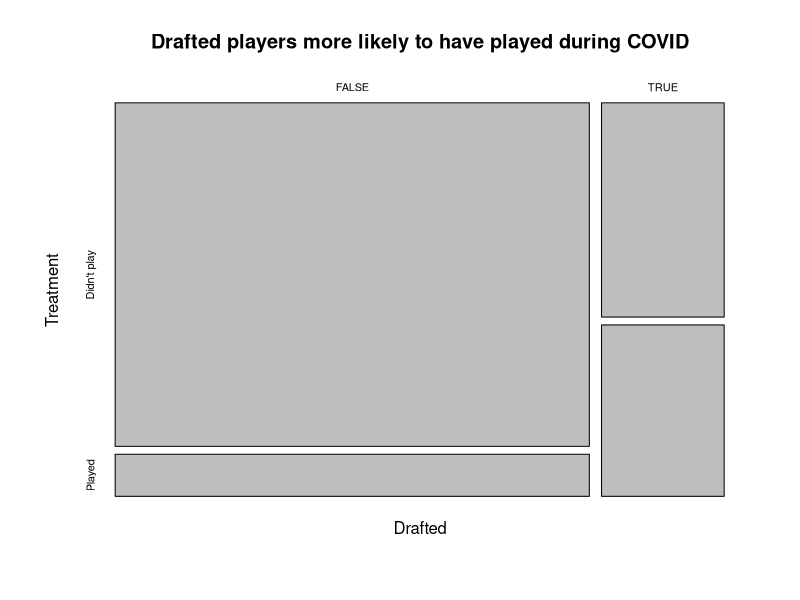
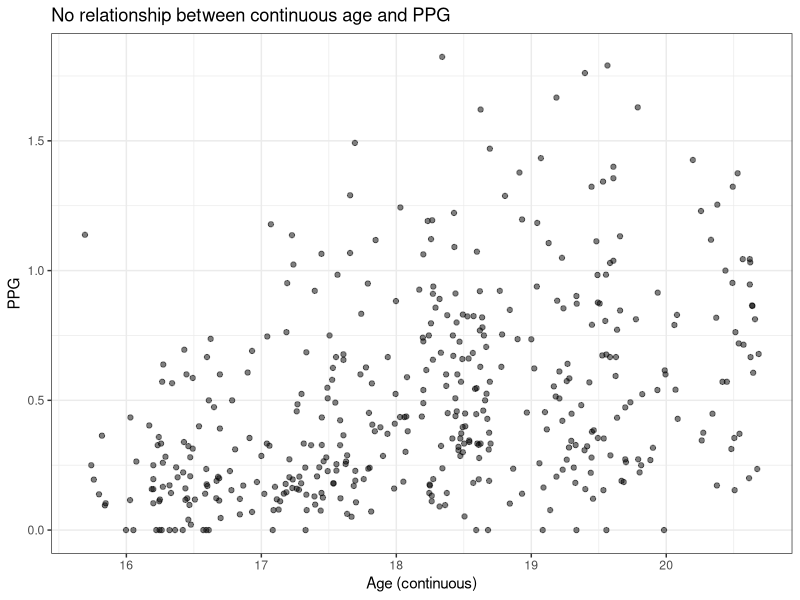
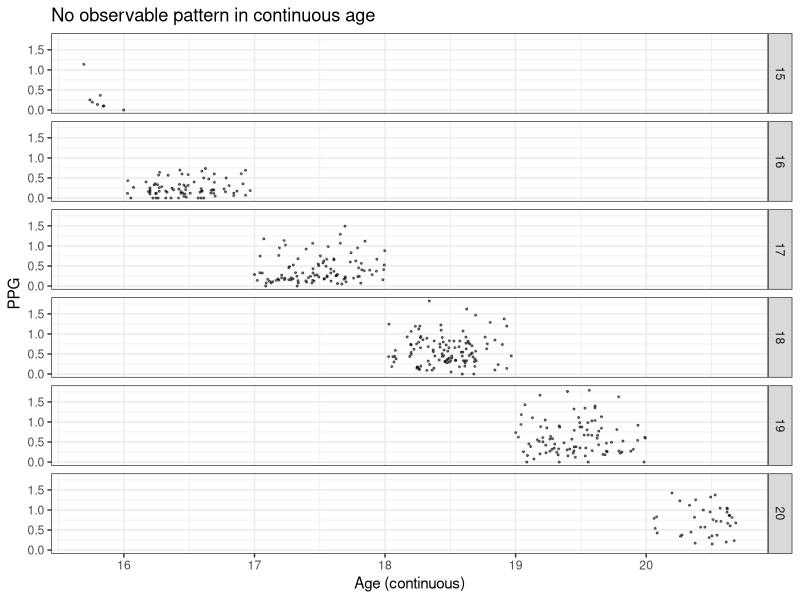
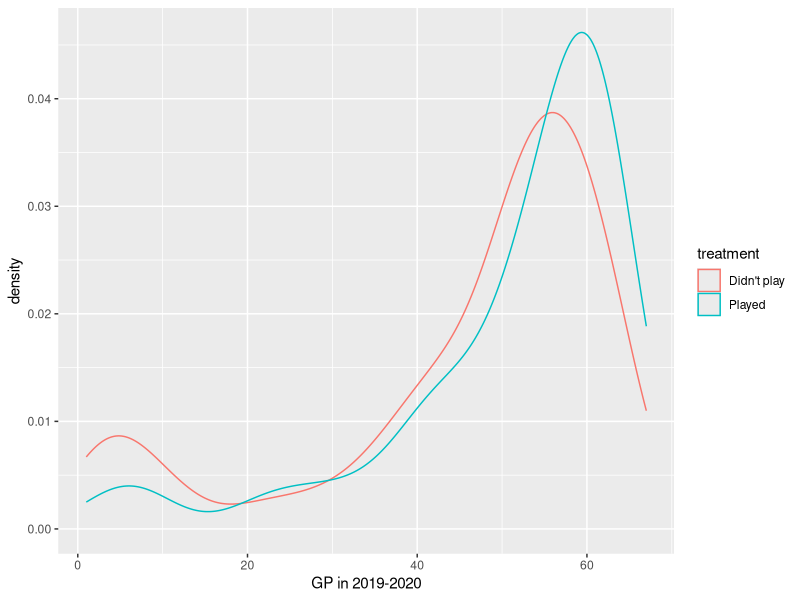
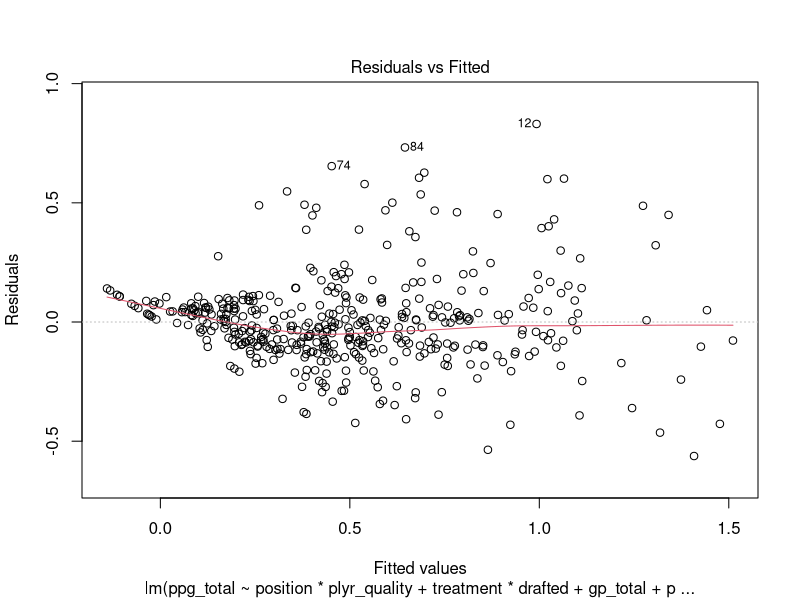
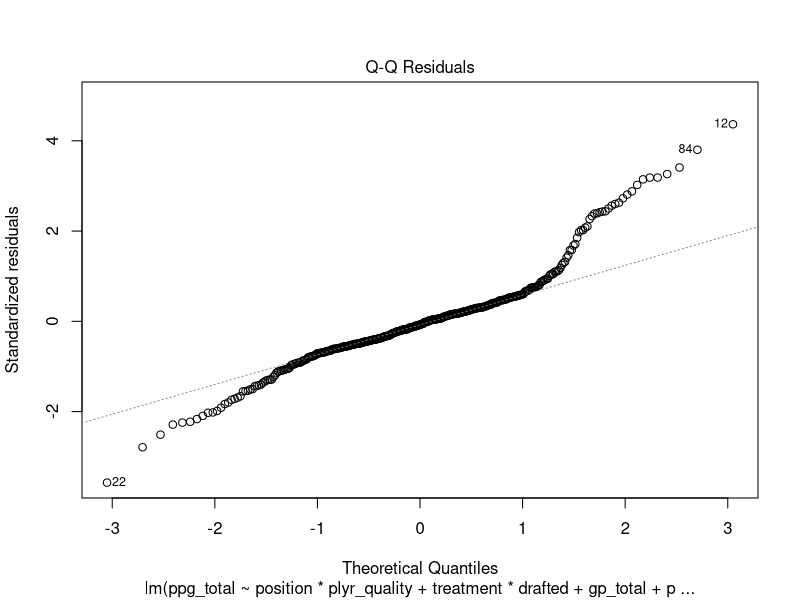
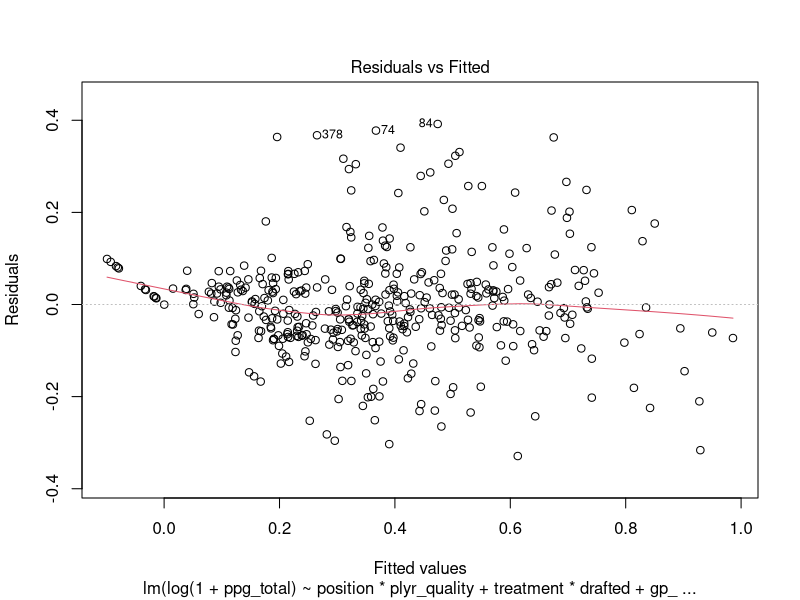
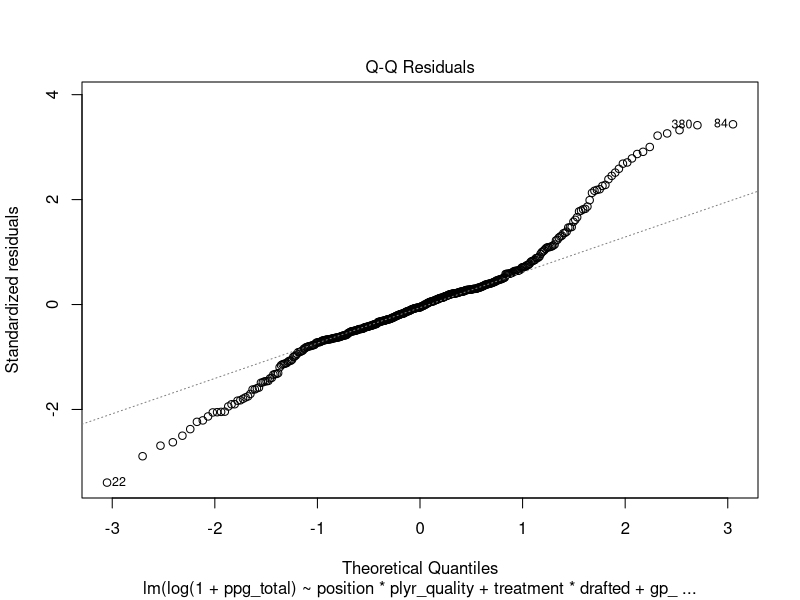

Write R code to recreate these figures, in order.
## ---- chunk 1
knitr::opts_chunk$set(echo = FALSE, message = FALSE, warning = FALSE)
## ---- chunk 2
library(tidyverse)
library(lubridate)
library(ggridges)
# Jackie
library(RColorBrewer)
library(ggbeeswarm)
## ---- chunk 3
ohl <- read_csv("../../sams_ohl_data_request.csv")
ohl_covid <- ohl %>%
  filter(season %in% c("2019-2020","2020-2021", "2021-2022"))
## ---- chunk 4
## Add treatment var:

# Filtering only for players who played more than 10 games (should we combine number of games played across leagues?)
ohl_20_21 <- ohl %>%
  filter(season == "2020-2021", gp > 10)

# Split players up into treatment vs non-treatment
ohl_treatment <- ohl %>%
  filter(season %in% c("2019-2020", "2021-2022"), league == "OHL") %>%
  group_by(player_id, season) %>%
  mutate(ppg = sum(pts)/sum(gp),
         treatment = ifelse(player_id %in% ohl_20_21$player_id, "Played", "Didn't play")
  ) %>%
  ungroup()

plyr_quality <- ohl %>%
  filter(season == "2019-2020", league == "OHL") %>%
  group_by(player_id) %>%
  mutate(plyr_quality = sum(pts)/sum(gp)) %>%
  filter(duplicated(player_id) == FALSE) %>%
  ungroup() %>%
  select(player_id, plyr_quality)

ohl_pm <- ohl %>%
  filter(season %in% c("2019-2020", "2021-2022"), league == "OHL") %>%
  group_by(team_name, season) %>%
  arrange(team_name, season, desc(pm)) %>%
  mutate(pm_rank = 1:n(),
         pm_relative = pm - mean(pm)
  ) %>%
  ungroup()

# We need to check that each player played in the OHL in 2019-2020 and 2021-2022
ohl_szn <- ohl_pm %>%
  group_by(player_id) %>%
  mutate(played_2019 = season == "2019-2020",
         played_2021 = season == "2021-2022",
         played_both_szn = sum(played_2019) & sum(played_2021)) %>%
  ungroup() %>%
  filter(played_both_szn == TRUE)

# add treatment variable through join
ohl_trt <- ohl_szn %>%
  left_join(select(ohl_treatment, player_id, season, team_name, treatment), by = c("player_id", "team_name", "season")) %>%
  mutate(ppg = pts/gp) 

# add age variable
ohl_age <- ohl_trt %>%
  group_by(player_id, season) %>%
  mutate(year = strsplit(season, "-")[[1]][1]) %>%
  mutate(age = trunc((dob %--% as.Date(paste0(year, "-9-15"))) / years(1)),
         age_continuous = (dob %--% as.Date(paste0(year, "-09-15"))) / years(1)
  ) %>%
  ungroup() #%>%
  #filter(age %in% 16:22)
    
# add player quality
ohl_qlty <- ohl_age %>%
  left_join(plyr_quality, by = "player_id") %>%
  group_by(player_id, season) %>%
  mutate(ppg_total = sum(pts)/sum(gp),
         gp_total = sum(gp),
         pts_total = sum(pts)) %>%
  arrange(player_id, season, -plyr_quality) %>%
  filter(duplicated(player_id) == FALSE) %>%
  ungroup()#%>%
  # filter(ppg != 0) %>%
  # mutate(log_ppg = log(ppg))

# ohl_qlty <- ohl_age %>%
#   left_join(plyr_quality, by = "player_id") %>%
#   group_by(player_id, season) %>%
#   summarize_at(vars(gp, pts), "sum") %>%
#   group_by(player_id) %>% 
#   mutate(ppg_total = pts/gp, count_seasons = n()) %>% 
#   filter(count_seasons == 2) %>%
#   ungroup()

# were they drafted
ohl_filtered <- ohl_qlty %>%
  mutate(drafted = !is.na(draft_year)) %>%
  select(season, player_id, treatment, first_name, last_name, position, plyr_quality, age, gp_total, pts_total, ppg_total, drafted, draft_year, round, overall_pick_num, age_continuous, pm_relative, pm_rank, pm)

## Trying to combine players who played for two teams into one

# combined <- ohl_filtered %>%
  

ohl_treatment_21_22 <- ohl_filtered %>%
  filter(season == "2021-2022")
## ---- chunk 5
#played vs didn't play
num_played <- nrow(filter(ohl_filtered, treatment == "Played"))
num_didnt <- nrow(filter(ohl_filtered, treatment == "Didn't play"))
print(paste0("proportion who played is ", round(num_played/nrow(ohl_filtered), 3)))
## ---- chunk 6
# drafted vs treatment
mosaicplot(table("Drafted" = ohl_filtered$drafted,
                 "Treatment" = ohl_filtered$treatment),
           main = "Drafted players more likely to have played during COVID",
           shade = FALSE)
## ---- chunk 7
#continuous age vs ppg
ggplot(ohl_filtered, aes(x = age_continuous, y = ppg_total)) +
  geom_point(alpha = .5) +
  labs(title = "No relationship between continuous age and PPG",
       x = "Age (continuous)",
       y = "PPG") +
  theme_bw()
ggplot(ohl_filtered, aes(x = age_continuous, y = ppg_total)) +
  geom_point(alpha = .5, size = .4) +
  facet_grid(rows = vars(age)) +
  labs(title = "No observable pattern in continuous age",
       x = "Age (continuous)",
       y = "PPG") +
  theme_bw()
## ---- chunk 8
# ggplot(ohl_filtered, aes(x = pm_relative, color = treatment)) +
#   geom_density() +
#   labs(title = "Players with better relative PM more likely to have played during COVID?")
# ggplot(ohl_filtered, aes(x = pm_rank, fill = treatment)) +
#   geom_bar() +
#   labs()
## ---- chunk 9
ggplot(filter(ohl_filtered, season == "2019-2020"), aes(x = gp_total, color = treatment)) +
  geom_density() +
  labs("Players who played more games in 2019-2020 more likely to have played during COVID?",
       x = "GP in 2019-2020")
## ---- chunk 10
mlr_interaction <- lm(ppg_total ~ position*plyr_quality + treatment*drafted + gp_total + plyr_quality*gp_total + plyr_quality*drafted + age_continuous*plyr_quality + season, data = ohl_filtered)
plot(mlr_interaction, which = c(1, 2))
summary(mlr_interaction)
## ---- chunk 11
mlr_log <- lm(log(1 + ppg_total) ~ position*plyr_quality + treatment*drafted + gp_total + plyr_quality*gp_total + plyr_quality*drafted + age_continuous*plyr_quality + season, data = ohl_filtered)
plot(mlr_log, which = c(1, 2))
summary(mlr_log)
## ---- chunk 12
mlr_sqrt <- lm(sqrt(1 + ppg_total) ~ position*plyr_quality + treatment*drafted + gp_total + plyr_quality*gp_total + plyr_quality*drafted + age_continuous*plyr_quality + season, data = ohl_filtered)
plot(mlr_sqrt, which = c(1, 2))
summary(mlr_sqrt)
## ---- chunk 13
# glm gamma distribution
# set.seed(2004)
ohl_filtered <- ohl_filtered %>%
  mutate(is_train = sample(rep(0:1, length.out = nrow(ohl_filtered))),
         ppg_alt = ppg_total + .001)

ohl_glm <- glm(ppg_alt ~ position + pm_relative + treatment + drafted + gp_total + age_continuous + season,
                         data = ohl_filtered,
                         family = Gamma)
plot(ohl_glm, which = c(1, 2))
summary(ohl_glm)

ohl_filtered <- ohl_filtered %>%
  mutate(glm_resids = ohl_glm$residuals)

ggplot(ohl_filtered, aes(x = pm_relative, y = glm_resids)) +
  geom_point()
ggplot(ohl_filtered, aes(x = age_continuous, y = glm_resids)) +
  geom_point()
## ---- chunk 14
ohl_glm_interaction <- glm(ppg_alt ~ position*pm_relative + treatment*drafted + gp_total + pm_relative*gp_total + pm_relative*drafted + age_continuous*pm_relative + season, 
                          data = ohl_filtered, 
                          family = Gamma)
 plot(ohl_glm_interaction)
 summary(ohl_glm_interaction)
 
# ohl_filtered <- ohl_filtered %>%
#   mutate(glm_int_resids = ohl_glm_interaction$residuals)
# ggplot(ohl_filtered, aes(x = age_continuous, y = glm_int_resids)) +
#   geom_point()
## ---- chunk 15
ohl_glm_interaction <- glm(ppg_alt ~ position*plyr_quality + treatment*drafted + gp_total + plyr_quality*gp_total + plyr_quality*drafted + age_continuous*plyr_quality + season,
                         data = ohl_filtered,
                         family = Gamma(link = log))
plot(ohl_glm_interaction, which = c(1, 2))
summary(ohl_glm_interaction)
## ---- chunk 16
# GLM with gaussian log link
ohl_glm_interaction <- glm(ppg_alt ~ position*plyr_quality + treatment*drafted + gp_total + plyr_quality*gp_total + plyr_quality*drafted + age_continuous*plyr_quality + season, 
                         data = ohl_filtered, 
                         family = gaussian(link = log))
plot(ohl_glm_interaction, which = c(1, 2))
summary(ohl_glm_interaction)
